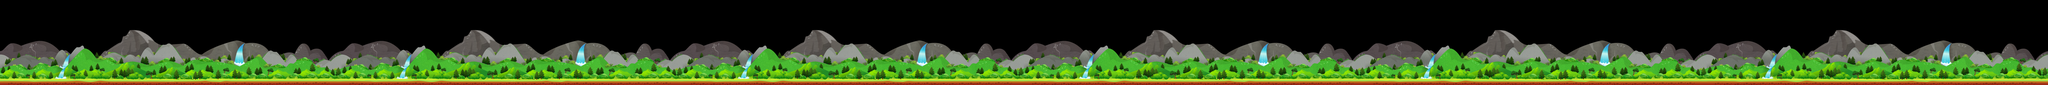

The image is a tile-based game level rendered from a .tmx file. Its description and source (layers, tilesets, objects; grid data summarised) follow:
An orthogonal 24x1 tile map with 512x512 px tiles, 1 tile layer (Tile Layer 1).

<map version="1.0" orientation="orthogonal" width="24" height="1" tilewidth="512" tileheight="512">
 <tileset firstgid="1" name="world1-background" tilewidth="512" tileheight="512">
  <image source="world1-background.png" width="1024" height="1024" />
 </tileset>
 <layer name="Tile Layer 1" width="24" height="1">
  <data>[24 cells, 24 non-empty, 4 distinct tile ids]</data>
 </layer>
</map>
